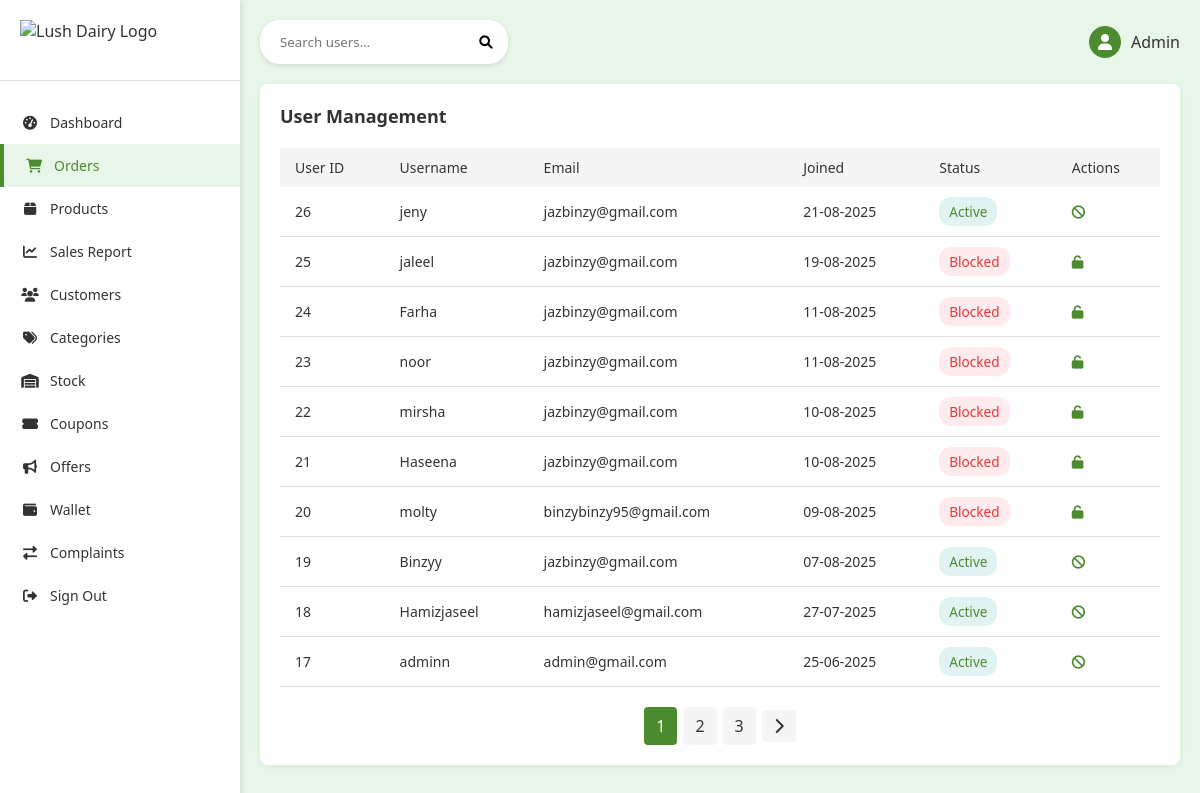
The app's page /accounts/users/ (signed in) with its own data.
### accounts/models.py (models this page shows, shortened)
class CustomUser(AbstractUser):
    is_user = models.BooleanField(default=False)
    is_panel_staff = models.BooleanField(default=False)
    referral_code = models.CharField(max_length=10, unique=True, blank=True, null=True)
    referred_by = models.ForeignKey(
        "self", null=True, blank=True, on_delete=models.SET_NULL
    )
    is_admin_user = models.BooleanField(default=False)
    is_blocked = models.BooleanField(default=False)
    created_at = models.DateTimeField(default=timezone.now)
    mobile = models.CharField(max_length=15, blank=True)
    profile_image = models.ImageField(
        upload_to="profiles/", default="profiles/default.jpeg"
    )
    bio = models.TextField(blank=True)
    pending_email = models.EmailField(blank=True, null=True)
    email_otp = models.CharField(max_length=6, blank=True, null=True)
    email_verified = models.BooleanField(default=False)

### accounts/views.py (the view)
# urls.py: path("accounts/users/", views.user_list, name="user_list"),
@never_cache
@login_required
def user_list(request):
    query = request.GET.get("q", "")
    page_number = request.GET.get("page", 1)
    users = CustomUser.objects.filter(
        Q(username__icontains=query)
        | Q(email__icontains=query)
        | Q(first_name__icontains=query)
        | Q(last_name__icontains=query)
    ).order_by("-created_at")
    paginator = Paginator(users, 10)
    page_obj = paginator.get_page(page_number)
    context = {
        "query": query,
        "page_obj": page_obj,
    }
    return render(request, "admin_panel/user_list.html", context)

### templates/admin_panel/user_list.html (shortened to what this page needs)
{% extends 'admin_panel/base.html' %}
{% load static %}
{% block content %}
    <!DOCTYPE html>
    <html lang="en">
        <head>
            <link href="https://cdnjs.cloudflare.com/ajax/libs/font-awesome/6.0.0-beta3/css/all.min.css"
                  rel="stylesheet">
        </head>
        <body>
            <div class="container">
                <div class="sidebar">
                    <div class="logo">
                        <img src="{% static 'images/logo.png' %}" alt="Lush Dairy Logo">
                    </div>
                    <div class="nav-menu">
                        <a href="{% url 'admin_panel:admin_dashboard' %}" class="nav-item">
                            <i class="fas fa-tachometer-alt"></i> Dashboard
                        </a>
                        <a href="{% url 'admin_panel:admin_order_list' %}"
                           class="nav-item active">
                            <i class="fas fa-shopping-cart"></i> Orders
                        </a>
                        <a href="{% url 'admin_panel:product_list' %}" class="nav-item">
                            <i class="fas fa-box"></i> Products
                        </a>
                        <a href="{% url 'admin_panel:sales_report' %}" class="nav-item">
                            <i class="fas fa-chart-line"></i> Sales Report
                        </a>
                        <a href="{% url 'admin_panel:user_list' %}" class="nav-item">
                            <i class="fas fa-users"></i> Customers
                        </a>
                        <a href="{% url 'admin_panel:category_list' %}" class="nav-item">
                            <i class="fas fa-tags"></i> Categories
                        </a>
                        <a href="{% url 'admin_panel:inventory_list' %}" class="nav-item">
                            <i class="fas fa-warehouse"></i> Stock
                        </a>
                        <a href="{% url 'admin_panel:coupon_list' %}" class="nav-item">
                            <i class="fas fa-ticket-alt"></i> Coupons
                        </a>
                        <a href="{% url 'admin_panel:offer_list' %}" class="nav-item">
                            <i class="fas fa-bullhorn"></i> Offers
                        </a>
                        <a href="{% url 'admin_panel:wallet_transactions_list' %}"
                           class="nav-item">
                            <i class="fas fa-wallet"></i> Wallet
                        </a>
                        <a href="{% url 'admin_panel:admin_return_requests' %}" class="nav-item">
                            <i class="fas fa-exchange-alt"></i> Complaints
                        </a>
                        <a href="{% url 'admin_panel:admin_logout' %}" class="nav-item">
                            <i class="fas fa-sign-out-alt"></i> Sign Out
                        </a>
                    </div>
                </div>
                <div class="main-content">
                    <div class="header">
                        <div class="search-bar">
                            <form method="get" action="{% url 'admin_panel:user_list' %}">
                                <input type="text"
                                       name="q"
                                       placeholder="Search users..."
                                       value="{{ request.GET.q }}">
                                <button type="submit">
                                    <i class="fas fa-search"></i>
                                </button>
                            </form>
                        </div>
                        <div class="user-info">
                            <div class="avatar">
                                <i class="fas fa-user"></i>
                            </div>
                            <span>Admin</span>
                        </div>
                    </div>
                    <div class="users-section">
                        <h2 class="section-title">User Management</h2>
                        {% if page_obj %}
                            <table class="users-table">
                                <thead>
                                    <tr>
                                        <th>User ID</th>
                                        <th>Username</th>
                                        <th>Email</th>
                                        <th>Joined</th>
                                        <th>Status</th>
                                        <th>Actions</th>
                                    </tr>
                                </thead>
                                <tbody>
                                    {% for user in page_obj %}
                                        <tr>
                                            <td>{{ user.id }}</td>
                                            <td>{{ user.username }}</td>
                                            <td>{{ user.email }}</td>
                                            <td>{{ user.date_joined|date:"d-m-Y" }}</td>
                                            <td>
                                                <span class="{% if user.is_blocked %}status-blocked{% else %}status-active{% endif %}">
                                                    {% if user.is_blocked %}
                                                        Blocked
                                                    {% else %}
                                                        Active
                                                    {% endif %}
                                                </span>
                                            </td>
                                            <td>
                                                <form method="post"
                                                      action="{% url 'admin_panel:toggle_block_user' user.id %}"
                                                      onsubmit="return confirm('Are you sure?');">
                                                    <button type="submit" class="action-btn">
                                                        {% if user.is_blocked %}
                                                            <i class="fas fa-unlock"></i>
                                                        {% else %}
                                                            <i class="fas fa-ban"></i>
                                                        {% endif %}
                                                    </button>
                                                </form>
                                            </td>
                                        </tr>
                                    {% endfor %}
                                </tbody>
                            </table>
                            <div class="pagination">
                                {% for num in page_obj.paginator.page_range %}
                                    {% if page_obj.number == num %}
                                        <span class="current">{{ num }}</span>
                                    {% elif num > page_obj.number|add:'-3' and num < page_obj.number|add:'3' %}
                                        <a href="?q={{ request.GET.q }}&page={{ num }}">{{ num }}</a>
                                    {% endif %}
                                {% endfor %}
                                {% if page_obj.has_next %}
                                    <a href="?q={{ request.GET.q }}&page={{ page_obj.next_page_number }}"><i class="fas fa-chevron-right"></i></a>
                                {% endif %}
                            </div>
                        {% else %}
                            <div class="empty-state">
                                <p>No users found.</p>
                                <a href="#" class="btn btn-primary">Add your first user</a>
                            </div>
                        {% endif %}
                    </div>
                </div>
            </div>
        </body>
    </html>
{% endblock %}

### templates/admin_panel/user_list.html (style rules this page uses)
:root { --primary-color: #4d8b31; --secondary-color: #e8f5e9; --text-color: #333; --light-gray: #f5f5f5; --border-color: #ddd; --accent-color: #388e3c; }
* { margin: 0; padding: 0; box-sizing: border-box; font-family: 'Segoe UI', Tahoma, Geneva, Verdana, sans-serif; }
body { background-color: var(--secondary-color); color: var(--text-color); }
.container { display: flex; min-height: 100vh; }
.sidebar { width: 240px; background-color: white; box-shadow: 2px 0 5px rgba(0, 0, 0, 0.1); padding: 20px 0; }
.logo { padding: 0 20px 20px; border-bottom: 1px solid var(--border-color); display: flex; align-items: center; }
.logo img { height: 40px; margin-right: 10px; }
.nav-menu { margin-top: 20px; }
.nav-item { padding: 12px 20px; display: flex; align-items: center; color: var(--text-color); text-decoration: none; transition: all 0.3s; font-size: 14px; }
.nav-item:hover, .nav-item.active { background-color: var(--secondary-color); color: var(--primary-color); border-left: 4px solid var(--primary-color); }
.nav-item i { margin-right: 10px; width: 20px; text-align: center; }
.main-content { flex-grow: 1; padding: 20px; }
.header { display: flex; justify-content: space-between; align-items: center; margin-bottom: 20px; }
.search-bar { display: flex; align-items: center; background-color: white; border-radius: 20px; padding: 8px 15px; box-shadow: 0 2px 5px rgba(0, 0, 0, 0.1); }
.search-bar input { border: none; outline: none; padding: 5px; width: 200px; }
.search-bar button { background: transparent; border: none; cursor: pointer; }
.user-info { display: flex; align-items: center; }
.user-info .avatar { width: 32px; height: 32px; border-radius: 50%; background-color: var(--primary-color); color: white; display: flex; align-items: center; justify-content: center; margin-right: 10px; }
.section-title { font-size: 18px; font-weight: 600; color: var(--text-color); }
.users-section { background-color: white; border-radius: 8px; padding: 20px; box-shadow: 0 2px 10px rgba(0, 0, 0, 0.05); }
.users-table { width: 100%; border-collapse: collapse; margin-top: 20px; }
.users-table th { background-color: var(--light-gray); padding: 10px 15px; text-align: left; font-weight: 500; color: var(--text-color); font-size: 14px; }
.users-table td { padding: 10px 15px; font-size: 14px; border-bottom: 1px solid var(--border-color); }
.status-active { background-color: #e0f2f1; color: var(--primary-color); padding: 5px 10px; border-radius: 12px; font-size: 0.85rem; display: inline-block; }
.status-blocked { background-color: #ffebee; color: #e53935; padding: 5px 10px; border-radius: 12px; font-size: 0.85rem; display: inline-block; }
.action-btn { background: none; border: none; cursor: pointer; color: var(--primary-color); margin-right: 5px; }
.pagination { display: flex; justify-content: center; margin-top: 20px; align-items: center; }
.pagination a, .pagination span { display: inline-flex; align-items: center; justify-content: center; padding: 8px 12px; margin: 0 3px; border-radius: 4px; min-width: 30px; text-align: center; }
.pagination .current { background-color: var(--primary-color); color: white; }
.pagination a { color: var(--text-color); text-decoration: none; background-color: var(--light-gray); }

### records on screen
CustomUser: id "26", username "jeny", email "jazbinzy@gmail.com", date_joined "21-08-2025", is_blocked "Active"
CustomUser: id "25", username "jaleel", email "jazbinzy@gmail.com", date_joined "19-08-2025", is_blocked "Blocked"
CustomUser: id "24", username "Farha", email "jazbinzy@gmail.com", date_joined "11-08-2025", is_blocked "Blocked"
CustomUser: id "23", username "noor", email "jazbinzy@gmail.com", date_joined "11-08-2025", is_blocked "Blocked"
CustomUser: id "22", username "mirsha", email "jazbinzy@gmail.com", date_joined "10-08-2025", is_blocked "Blocked"
CustomUser: id "21", username "Haseena", email "jazbinzy@gmail.com", date_joined "10-08-2025", is_blocked "Blocked"
CustomUser: id "20", username "molty", email "binzybinzy95@gmail.com", date_joined "09-08-2025", is_blocked "Blocked"
CustomUser: id "19", username "Binzyy", email "jazbinzy@gmail.com", date_joined "07-08-2025", is_blocked "Active"
CustomUser: id "18", username "Hamizjaseel", email "hamizjaseel@gmail.com", date_joined "27-07-2025", is_blocked "Active"
CustomUser: id "17", username "adminn", email "admin@gmail.com", date_joined "25-06-2025", is_blocked "Active"

### other values on screen
{{ num }} "1"
{{ num }} "2" "3"
